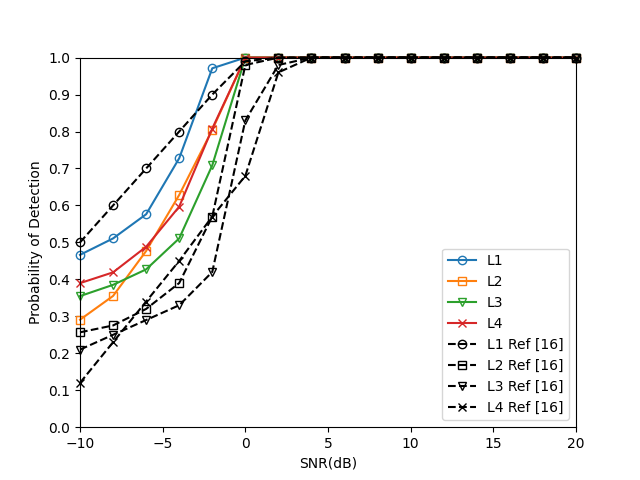

Python code for this plot:
#!/usr/bin/env python
# -*- coding: utf-8 -*-
"""
-------------------------------------------------
    @File:         result-awgn-conv
    @Author:       haifeng
    @Since:        python3.9
    @Version:      V1.0
    @Date:         2021/10/17 16:07
    @Description:  
-------------------------------------------------
    @Change:
        2021/10/17 16:07
-------------------------------------------------
"""

# encoding=utf-8
import matplotlib.pyplot as plt
import numpy
from matplotlib import ticker

x = [-10, -8, -6, -4, -2, 0, 2, 4, 6, 8, 10, 12, 14, 16, 18, 20]

'''
         -10      -8       -6          -4       -2        0      2    4    6    8   10   12   14   16   18   20
'''

y1 = [0.466265, 0.510781, 0.576132, 0.727642, 0.971074, 1.0000, 1.0, 1.0, 1.0, 1.0, 1.0, 1.0, 1.0, 1.0, 1.0, 1.0]
y2 = [0.290798, 0.355102, 0.476744, 0.628352, 0.804598, 1.0000, 1.0, 1.0, 1.0, 1.0, 1.0, 1.0, 1.0, 1.0, 1.0, 1.0]
y3 = [0.354701, 0.385171, 0.427015, 0.510816, 0.708502, 1.0000, 1.0, 1.0, 1.0, 1.0, 1.0, 1.0, 1.0, 1.0, 1.0, 1.0]
y4 = [0.389764, 0.418983, 0.488139, 0.596774, 0.808000, 1.0000, 1.0, 1.0, 1.0, 1.0, 1.0, 1.0, 1.0, 1.0, 1.0, 1.0]

z1 = [0.5000, 0.6000, 0.70, 0.80, 0.90, 0.99, 1.0, 1.0, 1.0, 1.0, 1.0, 1.0, 1.0, 1.0, 1.0, 1.0]
z2 = [0.2567, 0.2753, 0.32, 0.39, 0.57, 0.98, 1.0, 1.0, 1.0, 1.0, 1.0, 1.0, 1.0, 1.0, 1.0, 1.0]
z3 = [0.2100, 0.2500, 0.29, 0.33, 0.42, 0.83, 0.98, 1.0, 1.0, 1.0, 1.0, 1.0, 1.0, 1.0, 1.0, 1.0]
z4 = [0.1200, 0.2300, 0.34, 0.45, 0.57, 0.68, 0.96, 1.0, 1.0, 1.0, 1.0, 1.0, 1.0, 1.0, 1.0, 1.0]

ax = plt.gca()

ax.plot(x, y1, marker='o', clip_on=False, label=u'L1', mfc=(0.1217, 0.4667, 0.7059, 0),
        mec=(0.1217, 0.4667, 0.7059))
ax.plot(x, y2, marker='s', clip_on=False, label=u'L2', mfc=(1.0000, 0.4980, 0.0549, 0),
        mec=(1.0000, 0.4980, 0.0549))
ax.plot(x, y3, marker='v', clip_on=False, label=u'L3', mfc=(0.1725, 0.6275, 0.1725, 0),
        mec=(0.1725, 0.6275, 0.1725))
ax.plot(x, y4, marker='x', clip_on=False, label=u'L4', mfc=(0.8392, 0.1529, 0.1569, 0),
        mec=(0.8392, 0.1529, 0.1569))

ax.plot(x, z1, marker='o', clip_on=False, label=u'L1 Ref [16]', mfc=(0, 0, 0, 0), mec=(0, 0, 0), color='k',
        linestyle='dashed')
ax.plot(x, z2, marker='s', clip_on=False, label=u'L2 Ref [16]', mfc=(0, 0, 0, 0), mec=(0, 0, 0), color='k',
        linestyle='dashed')
ax.plot(x, z3, marker='v', clip_on=False, label=u'L3 Ref [16]', mfc=(0, 0, 0, 0), mec=(0, 0, 0), color='k',
        linestyle='dashed')
ax.plot(x, z4, marker='x', clip_on=False, label=u'L4 Ref [16]', mfc=(0, 0, 0, 0), mec=(0, 0, 0), color='k',
        linestyle='dashed')

ax.legend(loc='lower right')  # 让图例生效

ax.set_xlim(-10, 20)
ax.set_ylim(0, 1)
ax.yaxis.set_major_locator(ticker.MultipleLocator(0.1))

ax.set_xlabel(u"SNR(dB)")
ax.set_ylabel(u"Probability of Detection")

plt.margins(0)

plt.show()
